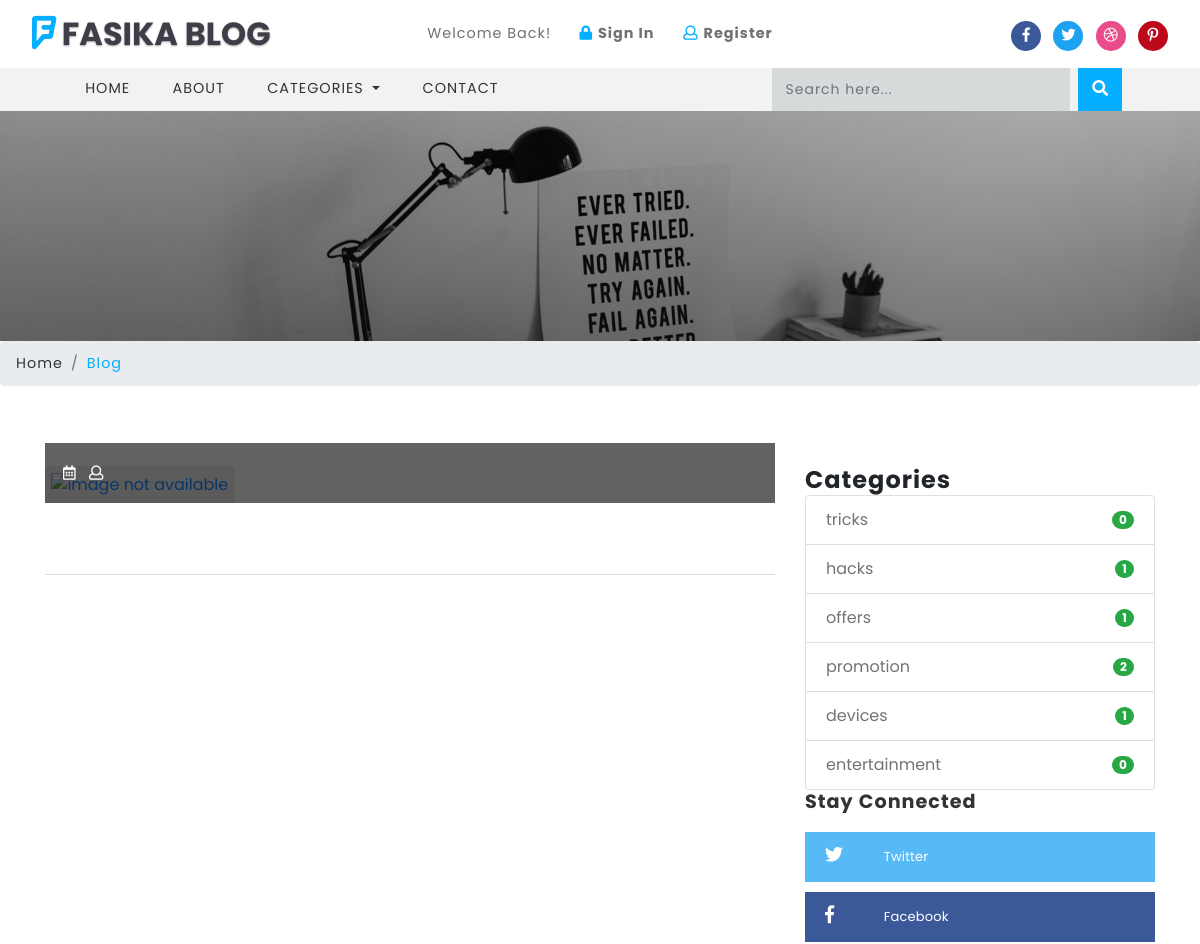
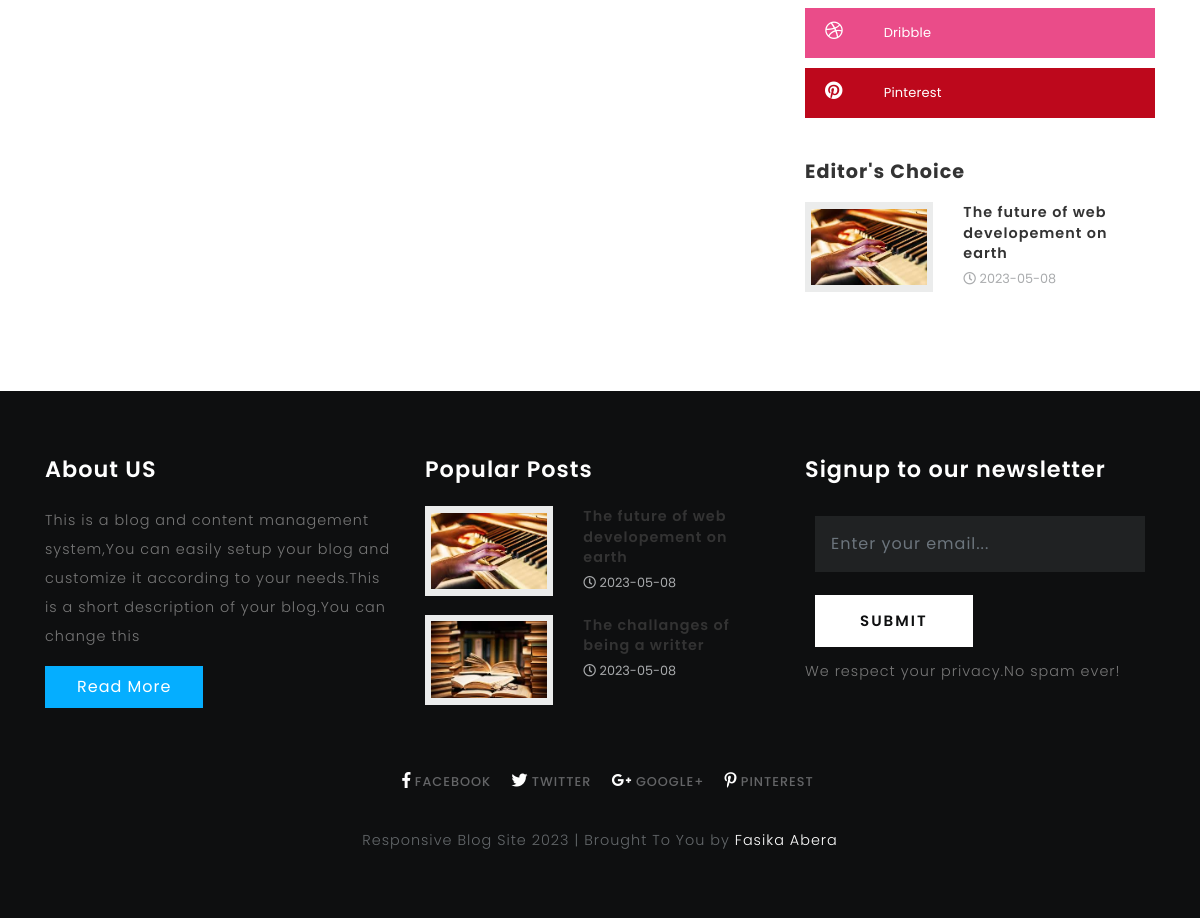
The page /single.php on the database its author committed (2 pictures, top to bottom).
### tables this page shows
CREATE TABLE IF NOT EXISTS `blog_categories` (
  `id` int(10) UNSIGNED NOT NULL AUTO_INCREMENT,
  `name` varchar(40) NOT NULL,
  PRIMARY KEY (`id`)
);

CREATE TABLE IF NOT EXISTS `blogs` (
  `id` int(10) UNSIGNED NOT NULL AUTO_INCREMENT,
  `title` varchar(190) NOT NULL,
  `tags` varchar(40) NOT NULL,
  `content` text NOT NULL,
  `photo` varchar(50) NOT NULL,
  `posted` varchar(40) NOT NULL,
  `date` date DEFAULT NULL,
  `author` varchar(40) DEFAULT NULL,
  `category` varchar(40) NOT NULL,
  PRIMARY KEY (`id`),
  KEY `category` (`category`)
);

CREATE TABLE IF NOT EXISTS `titles` (
  `id` int(10) UNSIGNED NOT NULL AUTO_INCREMENT,
  `website_name` varchar(40) DEFAULT NULL,
  `tagline` varchar(40) DEFAULT NULL,
  `icon` varchar(40) DEFAULT NULL,
  `keywords` varchar(220) DEFAULT NULL,
  `short_description` varchar(200) DEFAULT NULL,
  `bannertext1` varchar(150) DEFAULT NULL,
  `bannertext2` varchar(150) DEFAULT NULL,
  `bannertext3` varchar(150) DEFAULT NULL,
  `bannertext4` varchar(150) DEFAULT NULL,
  `detailed_description` text,
  `address` varchar(40) DEFAULT NULL,
  `email` varchar(80) DEFAULT NULL,
  `phone` varchar(40) DEFAULT NULL,
  `googlemap` varchar(255) DEFAULT NULL,
  PRIMARY KEY (`id`)
);

### libs/fetch_data.php (the view, shortened to what this page needs)
<?php
function getjavascripts($table){
require("database/db_connect.php");
	$sql="SELECT * FROM $table ";
	if ($result=mysqli_query($con,$sql))
	{
		$rowcount=mysqli_num_rows($result);
		if ($rowcount==0) {
			echo 'No script';
		}
		foreach ($result as $jsscripts => $js) {
			echo ''.$js['javascript'].'';
		}
	}
}
function getshortdescription($table){
	require("database/db_connect.php");
	$sql="SELECT * FROM $table ";
	if ($result=mysqli_query($con,$sql))
	{
		foreach ($result as $titles => $sdc) {
			echo ''.$sdc['short_description'].'';
		}
	}
}
function countcategories(){
	require("database/db_connect.php");
	$sql="SELECT * FROM blog_categories LIMIT 10";
	if ($result=mysqli_query($con,$sql))
	{
		foreach ($result as $categoriescount => $categorydata) {
			$categoryid=$categorydata['id'];
			$sql="SELECT * FROM blogs WHERE category='$categoryid'";
			if ($result=mysqli_query($con,$sql)) {
				$rowcountcategory=mysqli_num_rows($result);
			}
			echo '<li class="list-group-item d-flex justify-content-between align-items-center">
			'.$categorydata['name'].'
			<span class="badge badge-success badge-pill">'.$rowcountcategory.'</span>
			</li>';
		}
	}
}
function getwebname($table){
	require("database/db_connect.php");
	$sql="SELECT * FROM $table ";
	if ($result=mysqli_query($con,$sql))
	{
		$rowcount=mysqli_num_rows($result);
		if ($rowcount==0) {
			echo 'No Name!!';
		}
		foreach ($result as $titles => $blogname) {
			echo ''.$blogname['website_name'].'';
		}
	}
}
function getlinks($table,$platform){
	require("database/db_connect.php");
	$sql="SELECT * FROM $table ";
	if ($result=mysqli_query($con,$sql))
	{
		$rowcount=mysqli_num_rows($result);
		if ($rowcount==0) {
			echo '#';
		}
		foreach ($result as $link => $site) {
			if ($platform=="facebook") {
				echo ''.$site['facebook'].'';
			}
			elseif ($platform=="twitter") {
				echo ''.$site['twitter'].'';
			}
			elseif ($platform=="googleplus") {
				echo ''.$site['googleplus'].'';
			}
			elseif ($platform=="pinterest") {
				echo ''.$site['pinterest'].'';
			}
			elseif ($platform=="dribble") {
				echo ''.$site['dribble'].'';
			}
		}
	}
}
function getcategoriesmenu($table)
{
	require("database/db_connect.php");
	$sql="SELECT * FROM $table ";
	if ($result=mysqli_query($con,$sql))
	{
		$rowcount=mysqli_num_rows($result);
		if ($rowcount==0) {
			echo 'No Categories';
		}
		foreach ($result as $blog_categories => $category) {
			echo '<a class="dropdown-item" href="category.php?id='.$category['id'].'">'.$category['name'].'</a>
			<div class="dropdown-divider"></div>';
		}
	}
}
function geteditorschoice($table){
	require("database/db_connect.php");
	$sql="SELECT * FROM $table ORDER BY id DESC LIMIT 8";
	if ($result=mysqli_query($con,$sql))
	{
		foreach ($result as $edschoice => $choice) {
			$postid=$choice['blog'];
			$sql="SELECT * FROM blogs WHERE id='$postid'";
			if ($result=mysqli_query($con,$sql)) {
				foreach ($result as $posts => $postdata) {
					echo '<div class="blog-grids row mb-3">
								<div class="col-md-5 blog-grid-left">
									<a href="single.php?id='.$postdata['id'].'">
										<img src="blogadmin/images/'.$postdata['photo'].'" class="img-fluid" alt="fantastic cms">
									</a>
								</div>
								<div class="col-md-7 blog-grid-right">
									<h5>
										<a href="single.php?id='.$postdata['id'].'"> '.$postdata['title'].'</a>
									</h5>
									<div class="sub-meta">
										<span>
											<i class="far fa-clock"></i> '.$postdata['date'].'</span>
									</div>
								</div>
							</div>';
				}
			}
		}
	}
}
function getpopularposts($table){
	require("database/db_connect.php");
	$sql="SELECT * FROM $table ORDER BY count DESC LIMIT 3";
	if ($result=mysqli_query($con,$sql))
	{
		foreach ($result as $pagehits => $hits) {
			$storepage=$hits['page'];
			$sql="SELECT * FROM blogs WHERE title='$storepage'";
			if ($result=mysqli_query($con,$sql)) {
				foreach ($result as $allblogs => $specificblog) {
					echo '<div class="blog-grids row mb-3">
							<div class="col-md-5 blog-grid-left">
								<a href="single.php?id='.$specificblog['id'].'">
									<img src="blogadmin/images/'.$specificblog['photo'].'" class="img-fluid" alt="fantastic cms">
								</a>
							</div>
							<div class="col-md-7 blog-grid-right">
								<h5>
									<a href="single.php?id='.$specificblog['id'].'">'.$specificblog['title'].' </a>
								</h5>
								<div class="sub-meta">
									<span>
										<i class="far fa-clock"></i> '.$specificblog['date'].'</span>
								</div>
							</div>
						</div>';
				}
			}
		}
	}
}
?>

### css/single.css (style rules this page uses)
.tech-btm img { background: #fff; padding: 6px; }

### css/style.css (style rules this page uses)
html, body { margin: 0; font-size: 100%; font-family: 'Poppins', sans-serif; background: #fff; }
body a { text-decoration: none; transition: 0.5s all; -webkit-transition: 0.5s all; -moz-transition: 0.5s all; -o-transition: 0.5s all; -ms-transition: 0.5s all; }
h1, h2, h3, h4, h5, h6 { margin: 0; font-family: 'Poppins', sans-serif; letter-spacing:1px; }
.tech-btm img { background: #ebecec; padding: .4em; }
.tech-btm h5 { font-size: 0.9em; line-height: 1.4em; font-weight: 600; }
.tech-btm h5 a { color:#333; }
.sub-meta span { font-size: 0.8em; color: #a9abad; line-height: 2.5em; }
.footer-grid-agileits-w3ls img { width:100%; }

### rows shown on the page
blog_categories: name "tricks", rowcountcategory "0"
blog_categories: name "hacks", rowcountcategory "1"
blog_categories: name "offers", rowcountcategory "1"
blog_categories: name "promotion", rowcountcategory "2"
blog_categories: name "devices", rowcountcategory "1"
blog_categories: name "entertainment", rowcountcategory "0"
blogs: photo (picture), title "The future of web developement on earth", date "2023-05-08"
titles: short_description "This is a blog and content management system,You can easily setup your blog and customize it according to your needs.This is a short description of your blog.You can change this"
blogs: photo (picture), title "The challanges of being a writter", date "2023-05-08"
